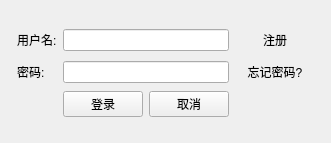
<?xml version="1.0" encoding="UTF-8"?>
<ui version="4.0">
 <class>LoginDlg</class>
 <widget class="QDialog" name="LoginDlg">
  <property name="geometry">
   <rect>
    <x>0</x>
    <y>0</y>
    <width>331</width>
    <height>143</height>
   </rect>
  </property>
  <property name="windowTitle">
   <string>Login</string>
  </property>
  <layout class="QGridLayout" name="gridLayout_2">
   <item row="0" column="1">
    <spacer name="verticalSpacer">
     <property name="orientation">
      <enum>Qt::Vertical</enum>
     </property>
     <property name="sizeHint" stdset="0">
      <size>
       <width>20</width>
       <height>9</height>
      </size>
     </property>
    </spacer>
   </item>
   <item row="1" column="0">
    <spacer name="horizontalSpacer_2">
     <property name="orientation">
      <enum>Qt::Horizontal</enum>
     </property>
     <property name="sizeHint" stdset="0">
      <size>
       <width>1</width>
       <height>20</height>
      </size>
     </property>
    </spacer>
   </item>
   <item row="1" column="1">
    <layout class="QGridLayout" name="gridLayout">
     <item row="0" column="0">
      <widget class="QLabel" name="label">
       <property name="text">
        <string>用户名:</string>
       </property>
      </widget>
     </item>
     <item row="0" column="1" colspan="2">
      <widget class="QLineEdit" name="usernameEdt"/>
     </item>
     <item row="0" column="3">
      <widget class="QPushButton" name="registerBtn">
       <property name="text">
        <string>注册</string>
       </property>
       <property name="flat">
        <bool>true</bool>
       </property>
      </widget>
     </item>
     <item row="1" column="0">
      <widget class="QLabel" name="label_2">
       <property name="text">
        <string>密码:</string>
       </property>
      </widget>
     </item>
     <item row="1" column="1" colspan="2">
      <widget class="QLineEdit" name="passwordEdt"/>
     </item>
     <item row="1" column="3">
      <widget class="QPushButton" name="forgetpasswordBtn">
       <property name="text">
        <string>忘记密码?</string>
       </property>
       <property name="flat">
        <bool>true</bool>
       </property>
      </widget>
     </item>
     <item row="2" column="1">
      <widget class="QPushButton" name="loginBtn">
       <property name="text">
        <string>登录</string>
       </property>
       <property name="checkable">
        <bool>false</bool>
       </property>
      </widget>
     </item>
     <item row="2" column="2">
      <widget class="QPushButton" name="cancelBtn">
       <property name="text">
        <string>取消</string>
       </property>
      </widget>
     </item>
    </layout>
   </item>
   <item row="1" column="2">
    <spacer name="horizontalSpacer">
     <property name="orientation">
      <enum>Qt::Horizontal</enum>
     </property>
     <property name="sizeHint" stdset="0">
      <size>
       <width>1</width>
       <height>20</height>
      </size>
     </property>
    </spacer>
   </item>
   <item row="2" column="1">
    <spacer name="verticalSpacer_2">
     <property name="orientation">
      <enum>Qt::Vertical</enum>
     </property>
     <property name="sizeHint" stdset="0">
      <size>
       <width>20</width>
       <height>9</height>
      </size>
     </property>
    </spacer>
   </item>
  </layout>
 </widget>
 <resources/>
 <connections/>
</ui>
